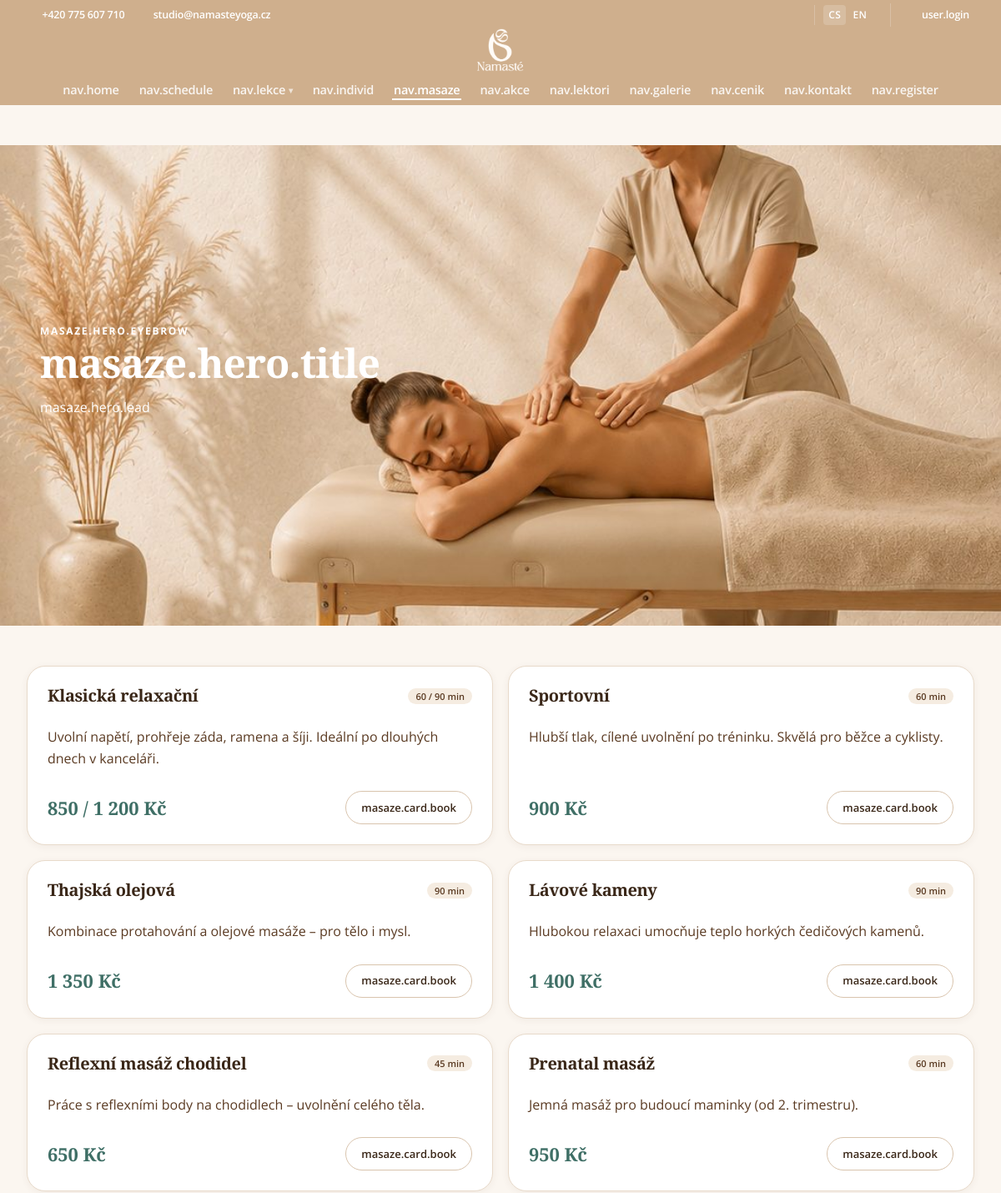
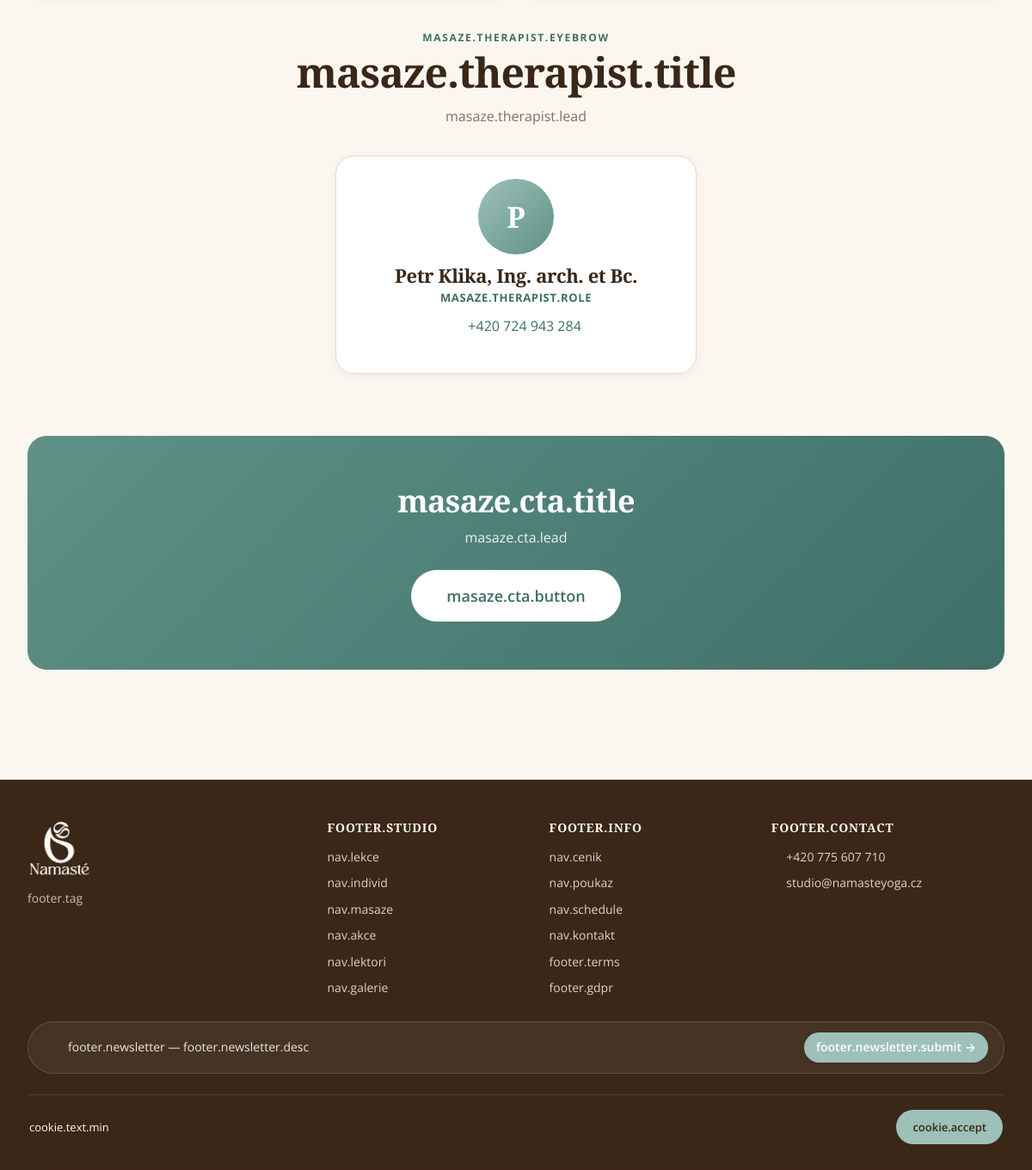
The app's page /masaze.php with its own data (2 pictures, top to bottom).
### tables this page shows
CREATE TABLE IF NOT EXISTS `ny_massages` (
  `id`          INT UNSIGNED NOT NULL AUTO_INCREMENT,
  `name`        VARCHAR(190) NOT NULL,
  `duration`    VARCHAR(60)  NOT NULL DEFAULT '',
  `price`       VARCHAR(60)  NOT NULL DEFAULT '',
  `description` TEXT NULL,
  `sort_order`  INT NOT NULL DEFAULT 100,
  `active`      TINYINT(1) NOT NULL DEFAULT 1,
  PRIMARY KEY (`id`)
);

### masaze.php (the view, shortened to what the rows shown need)
<?php
require __DIR__ . '/src/layout.php';
$massages = ny_massages_active();
?>
<section class="page-hero-media page-hero-media--bg" style="background-image: url('assets/banners/masaze_fyzio_namasteyoga.cz.jpg');" role="img" aria-label="<?= e(t('masaze.hero.image.alt')) ?>">
    <div class="page-hero-media-body">
        <h1 class="page-title"><?= e(t('masaze.hero.title')) ?></h1>
    </div>
</section>
<?php if (!$massages): ?>
    <p class="hint"><?= e(t('masaze.empty')) ?></p>
<?php else: ?>
<div class="massage-grid">
    <?php foreach ($massages as $m): ?>
        <article class="massage-card">
            <div class="massage-head">
                <h3><?= e((string)$m['name']) ?></h3>
                <?php if (!empty($m['duration'])): ?>
                    <span class="badge"><?= e((string)$m['duration']) ?></span>
                <?php endif; ?>
            </div>
            <?php if (!empty($m['description'])): ?>
                <p><?= e((string)$m['description']) ?></p>
            <?php endif; ?>
            <?php
                $bookQuery = ['masaz' => (string)$m['name']];
                if (!empty($m['duration'])) {
                    $bookQuery['delka'] = (string)$m['duration'];
                }
                if (!empty($m['price'])) {
                    $bookQuery['cena'] = (string)$m['price'];
                }
                $bookHref = 'kontakt.php?' . http_build_query($bookQuery, '', '&', PHP_QUERY_RFC3986) . '#kontakt-form';
            ?>
            <div class="massage-foot">
                <div class="price-amount price-sm"><?= e((string)$m['price']) ?></div>
                <a class="btn btn-secondary btn-sm" href="<?= e($bookHref) ?>"><?= e(t('masaze.card.book')) ?></a>
            </div>
        </article>
    <?php endforeach; ?>
</div>
<?php endif; ?>
<section class="section-title-block section-h-gap">
    <h2 class="page-title"><?= e(t('masaze.therapist.title')) ?></h2>
</section>
<section class="cta-band">
    <div class="cta-inner">
        <h2><?= e(t('masaze.cta.title')) ?></h2>
    </div>
</section>

### records on screen
ny_massages: name "Klasická relaxační", duration "60 / 90 min", description "Uvolní napětí, prohřeje záda, ramena a šíji. Ideální po dlouhých dnech v kanceláři.", price "850 / 1 200 Kč"
ny_massages: name "Sportovní", duration "60 min", description "Hlubší tlak, cílené uvolnění po tréninku. Skvělá pro běžce a cyklisty.", price "900 Kč"
ny_massages: name "Thajská olejová", duration "90 min", description "Kombinace protahování a olejové masáže – pro tělo i mysl.", price "1 350 Kč"
ny_massages: name "Lávové kameny", duration "90 min", description "Hlubokou relaxaci umocňuje teplo horkých čedičových kamenů.", price "1 400 Kč"
ny_massages: name "Reflexní masáž chodidel", duration "45 min", description "Práce s reflexními body na chodidlech – uvolnění celého těla.", price "650 Kč"
ny_massages: name "Prenatal masáž", duration "60 min", description "Jemná masáž pro budoucí maminky (od 2. trimestru).", price "950 Kč"

### other values on screen
$lc "CS"
$lc "EN"
t('user.login') "user.login"
t('nav.home') "nav.home"
t('nav.schedule') "nav.schedule"
t('nav.lekce') "nav.lekce"
t('nav.individ') "nav.individ"
t('nav.masaze') "nav.masaze"
t('nav.akce') "nav.akce"
t('nav.lektori') "nav.lektori"
t('nav.galerie') "nav.galerie"
t('nav.cenik') "nav.cenik"
t('nav.kontakt') "nav.kontakt"
t('nav.register') "nav.register"
t('masaze.hero.eyebrow') "MASAZE.HERO.EYEBROW"
